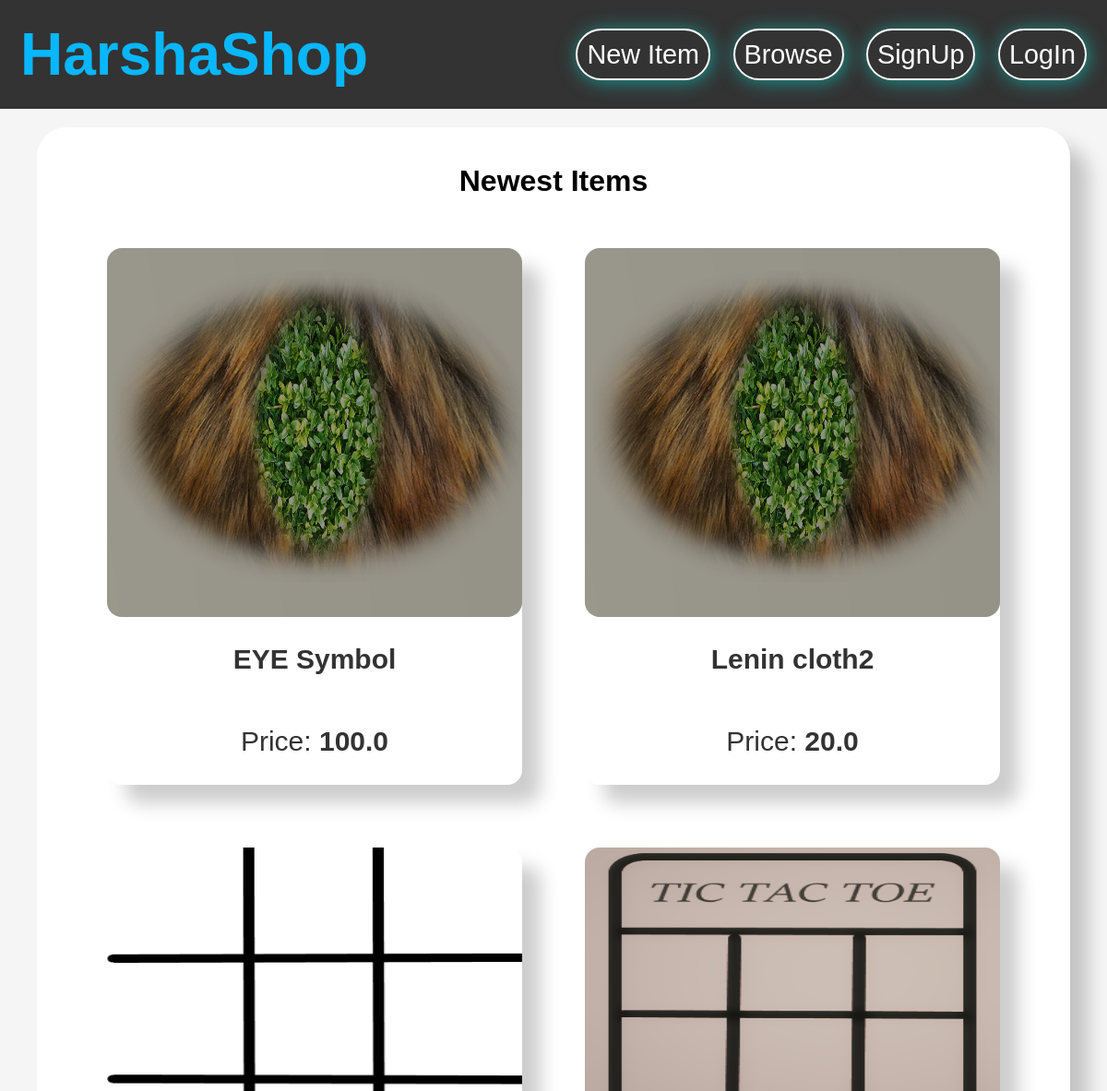
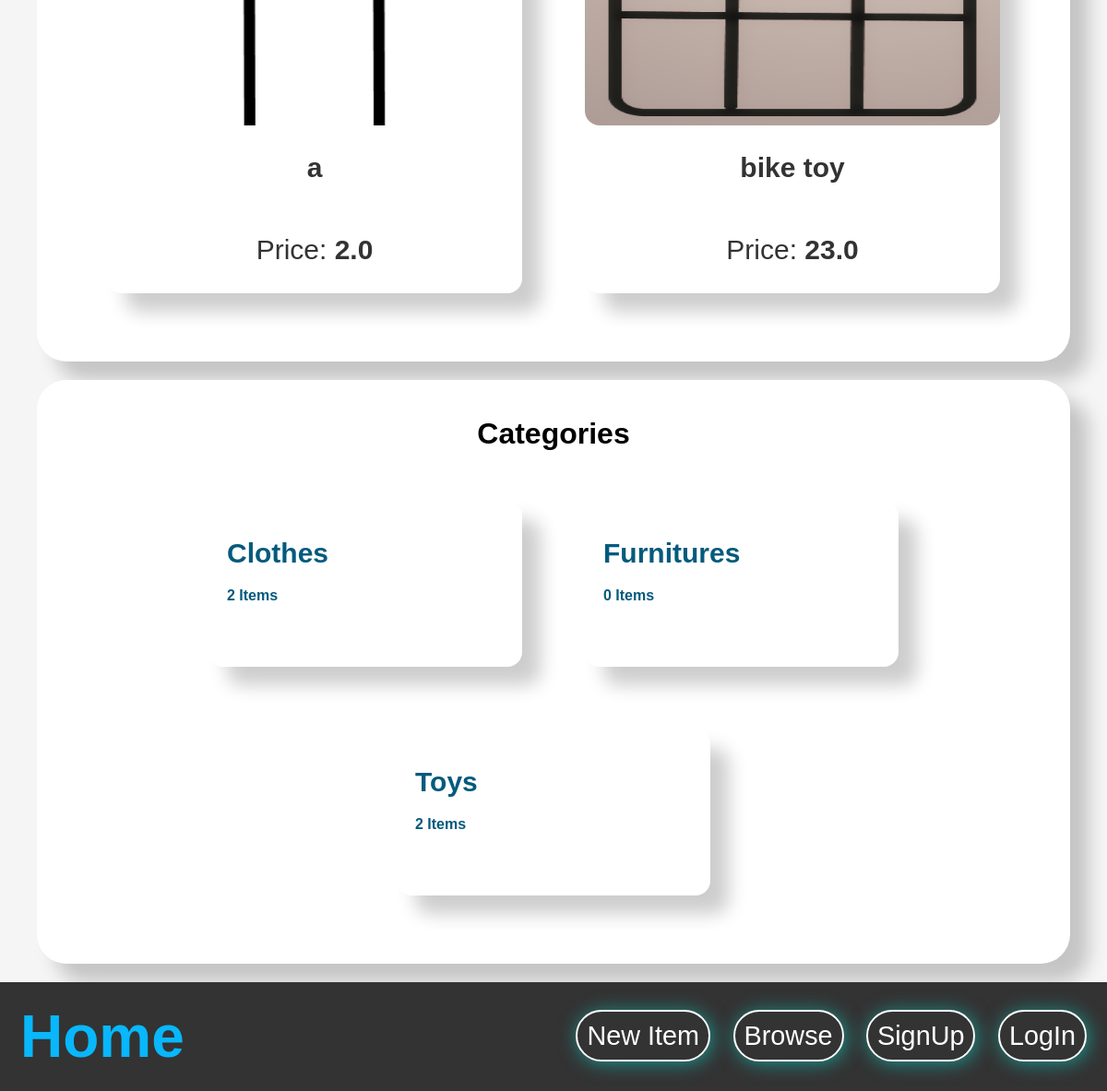
/, run on an earlier commit of the app's database (2 pictures, top to bottom).
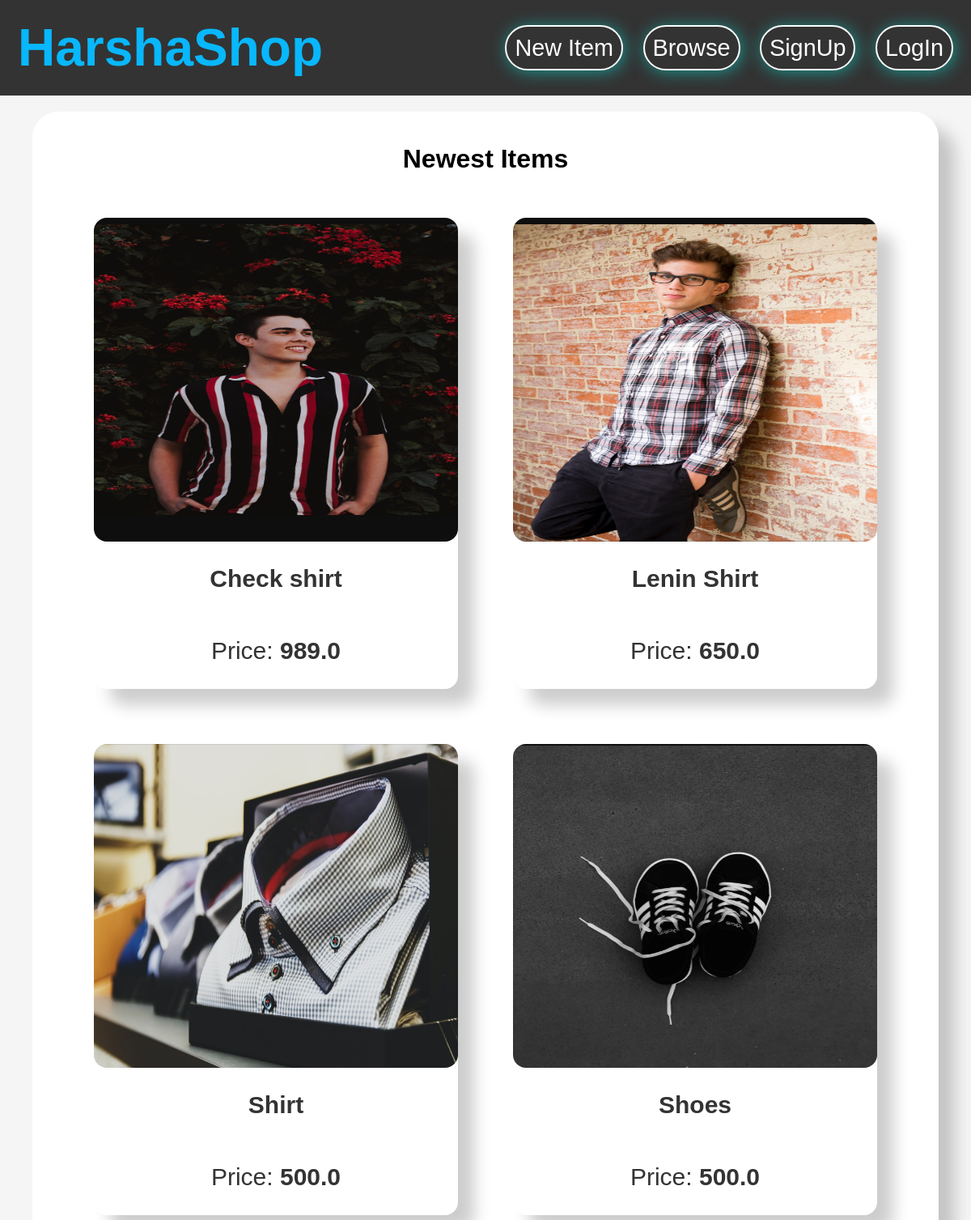
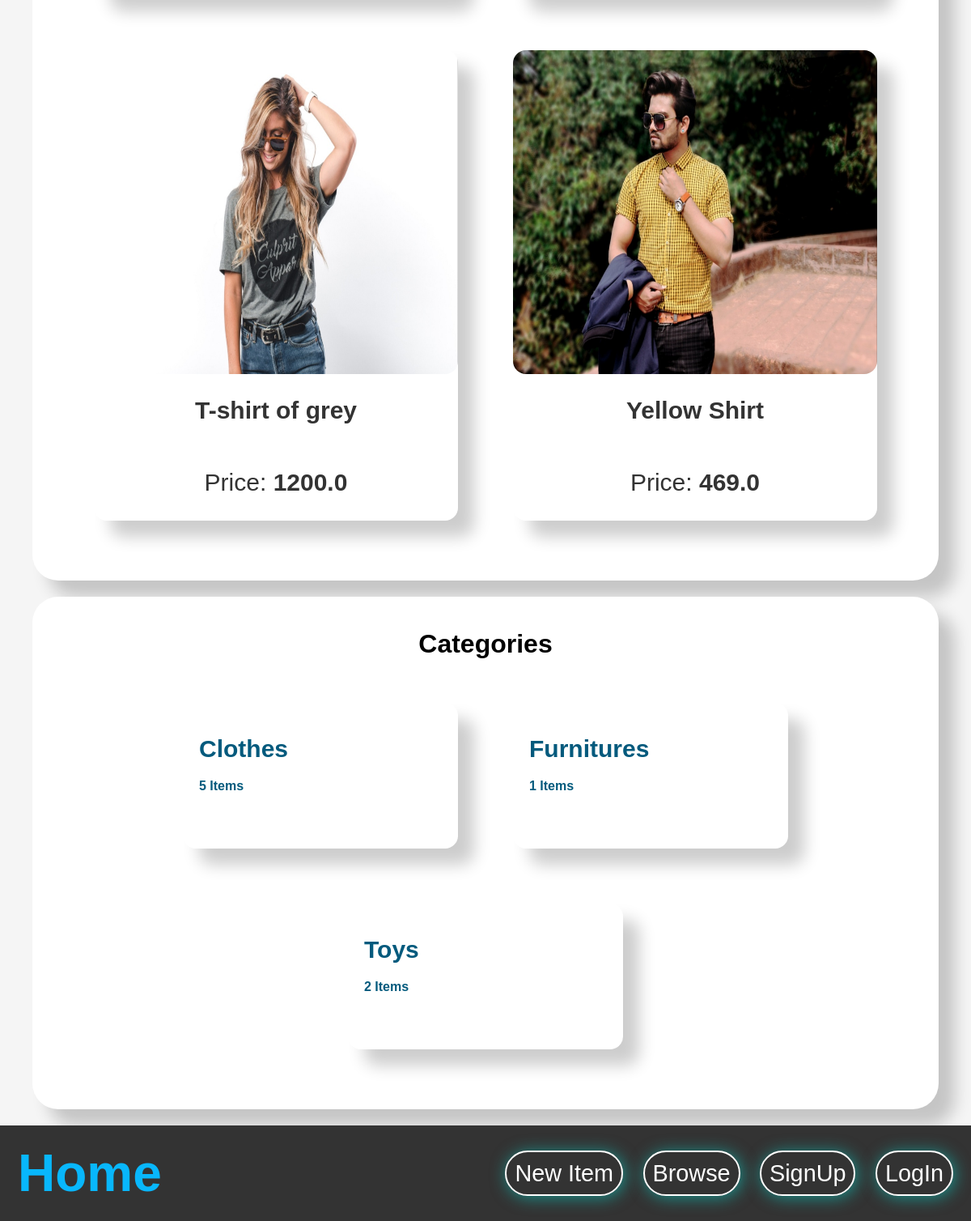
And on a later commit of the database (2 pictures, top to bottom).
### item/models.py (models this page shows, shortened)
class Item(models.Model):
    category = models.ForeignKey(Category,related_name='items',on_delete=models.CASCADE)
    name = models.CharField(max_length=300)
    description = models.TextField(blank=True,null=True)
    price = models.FloatField()
    image = models.ImageField(upload_to="item_images",blank=True,null=True)
    created_at = models.DateTimeField(auto_now_add=True)
    created_by = models.ForeignKey(User,related_name='items',on_delete=models.CASCADE)
    is_sold = models.BooleanField(default=False)
    class Meta:
        ordering = ('name',)

class Category(models.Model):
    name = models.CharField(max_length=300)
    class Meta:
        ordering = ('name',)
        verbose_name_plural = 'Categories'

### storeapp/views.py (the view)
# urls.py: path('',views.index,name="index"),
def index(request):
    items = Item.objects.filter(is_sold=False)[0:6]
    categories = Category.objects.all()
    return render(request,'core/index.html',{
        'categories' : categories,
        'items' : items,
    })

### storeapp/templates/core/index.html (shortened to what this page needs)
{% extends 'core/base.html' %}
{% block content %}
<!DOCTYPE html>
<html lang="en">
<head>
</head>
<body>
<div class="index">
    <h1 class="h" align="center" >Newest Items</h1>
    <div class="itemsflex">
        {% for item in items %}
        <div class="hvr">
            <a href="{% url 'item:detail' item.id %}">
                <div class="">
                    <img src="{{ item.image.url }}" class="">
                    <div class="nameprice">
                        <h2 class="name">{{ item.name }}</h2>
                        <p class="name">Price:<b> {{item.price}}</b> </p>
                    </div>
                </div>
            </a>
        </div>
        {% endfor %}
    </div>
</div>
<div class="index">
    <h1 class="h" align="center">Categories</h1>
    <div class="itemsflex">
        {% for category in categories %}
        <div class="hvr">
            <a href="#">
                <div class="">
                    <div class="category">
                        <p class="name">{{ category.name }}</p>
                        <p class="">{{category.items.count}} Items</p>
                    </div>
                </div>
            </a>
        </div>
        {% endfor %}
    </div>
</div>
</body>
</html>
{% endblock %}

What changed in the data, as far as the page shows it:
no longer on this page (row edited): Item: image (picture), name "a", price "2.0"
changed Item: image: a different picture; name "Lenin cloth2" → "Check shirt"; price "20.0" → "989.0"; moves up the list
changed Item: image: a different picture; name "EYE Symbol" → "Lenin Shirt"; price "100.0" → "650.0"
added Item: image (picture), name "Shirt", price "500.0"
added Item: image (picture), name "Shoes", price "500.0"
changed Item: image: a different picture; name "bike toy" → "T-shirt of grey"; price "23.0" → "1200.0"
added Item: image (picture), name "Yellow Shirt", price "469.0"
computed for Category "Clothes": items.count "2" → "5"
computed for Category "Furnitures": items.count "0" → "1"
